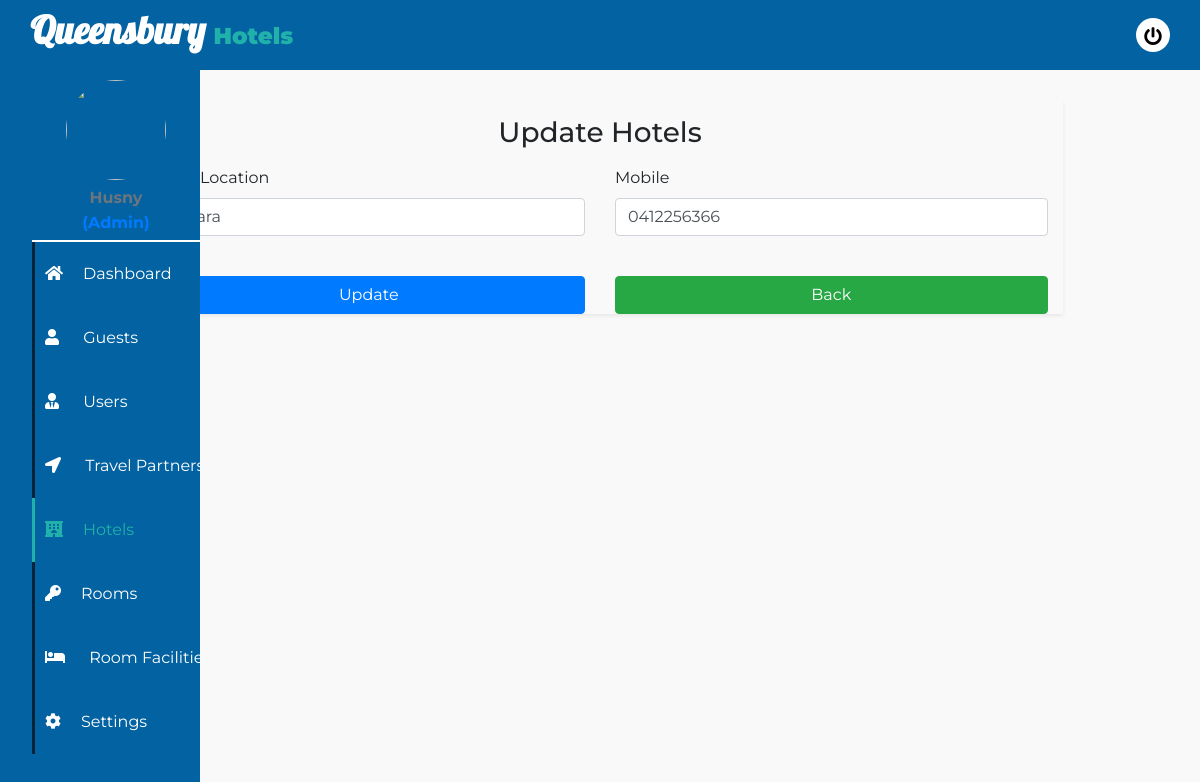
Screenshot of /Admin/updatehotels.php?upid=5 (signed in) with the database file from the repository.
### tables this page shows
CREATE TABLE `user` (
  `id` int(11) NOT NULL,
  `fname` varchar(150) NOT NULL,
  `lname` varchar(150) NOT NULL,
  `mobile` varchar(20) NOT NULL,
  `email` varchar(100) NOT NULL,
  `username` varchar(30) NOT NULL,
  `password` varchar(30) NOT NULL,
  `role` char(10) NOT NULL,
  `profile` varchar(255) NOT NULL
);

CREATE TABLE `hotel` (
  `hotelcode` int(11) NOT NULL,
  `location` varchar(150) NOT NULL,
  `phone_no` varchar(20) NOT NULL
);

### Admin/updatehotels.php (the view, shortened to what this page needs)
<?php
include('./header.php');
include('./links.php');
include('./connection.php');
?>
<?php
if (isset($_GET['upid'])) {
    $id = $_GET['upid'];
    $query = "SELECT * FROM hotel WHERE hotelcode=$id";
    $res = mysqli_query($connect, $query);
    $row = mysqli_fetch_assoc($res);
    $location = $row['location'];
    $phone_no = $row['phone_no'];
}
?>
<!DOCTYPE html>
<html lang="en">
<head>
</head>
<body>
    <div class="container">
        <div class="col-md-12">
            <div class="row d-flex justify-content-center">
                <div class="col-md-10 shadow-sm" style="margin-top: 100px;">
                    <form id="form" action="" method="post" enctype="multipart/form-data">
                        <h3 class="text-center my-3">Update Hotels</h3>
                        <div class="row">
                        <div class="form-group col-md-6">
                                <label>Hotel Location</label>
                                <input type="text" name="location" class="form-control" placeholder="Enter Hotel Location" value="<?php echo $location; ?>">
                            </div>
                            <div class="form-group col-md-6">
                                <label>Mobile</label>
                                <input type="text" name="phone_no" id="mobile" class="form-control" placeholder="Enter Hotel Mobile No" value="<?php echo $phone_no; ?>">
                            </div>
                        </div>
                        <br>
                        <div class="row">
                            <div class="col-md-6">
                                <input type="submit" name="submit" class="btn btn-primary btn-block" value="Update">
                            </div>
                            <div class="col-md-6">
                                <a class="btn btn-success btn-block" href="Viewhotels.php">Back</a>
                            </div>
                        </div>
                    </form>
                </div>
            </div>
        </div>
    </div>
</body>
</html>

### Admin/header.php (shortened to what this page needs)
<!DOCTYPE html>
<html lang="en">
<head>
    <link rel="stylesheet" href="./assets/css/style.css">
    <link rel="stylesheet" href="./assets/fontawesome/css/all.css">
    <link rel="stylesheet" href="./assets/bootstrap/dist/css/bootstrap.min.css">
</head>
<?php
include('./connection.php');
?>
<?php
$url_array =  explode('/', $_SERVER['REQUEST_URI']);
$url = end($url_array);
?>
<?php
if(isset($_SESSION['aduser']) || isset($_SESSION['manuser']) || isset($_SESSION['cluser']))
{
    $set_id=$_SESSION['id'];
    $sql = "select * from user where id='$set_id'";
    $res = mysqli_query($connect, $sql);
    $row = mysqli_fetch_array($res);
    $fname = $row['fname'];
    $profile = $row['profile'];
    $role = $row['role'];
}
?>
<body>
    <div class="wrapper">
        <div class="header">
            <div class="header-menu">
                <div class="title">Queensbury <span>Hotels</span></div>
                <ul>
                    <li><a href="logout.php"><i class="fas fa-power-off"></i></a></li>
                </ul>
            </div>
        </div>
        <div class="sidebar">
            <ul class="sidebar-menu">
            <li class="text-center profile">
                    <?php if ($profile) : ?>
                        <img src="images/<?php echo $profile ?>">
                    <?php else : ?>
                        <img src="images/admin.png">
                    <?php endif ?>
                    <div class="text-muted">
                        <?php echo $fname; ?>
                    </div>
                    <div class="text-primary" style="user-select:none;">(<?php echo $role ?>)</div>
                </li>
                <?php
                if(isset($_SESSION['aduser'])){
                ?>
                <li class="item">
                    <a class="menu-btn <?php if ($url == 'dashboard.php') {
                                            echo "current";
                                        } ?>" href="dashboard.php"><i class="fas fa-home mar"></i><span>Dashboard</span></a>
                </li>
                <?php }?>
                <?php
                if(isset($_SESSION['aduser'])){
                ?>
                <li class="item">
                    <a class="menu-btn <?php if ($url == 'showcustomer.php' || $url == 'addguests.php' || isset($_GET['updateid'])) {
                                            echo "current";
                                        } ?>" href="showcustomer.php"><i class="fas fa-user mar"></i> <span>Guests</span></a>
                </li>
                <?php }?>
                <?php
                if(isset($_SESSION['aduser'])){
                ?>
                <li class="item">
                    <a class="menu-btn <?php if ($url == 'showuser.php' || $url == 'userregister.php' || isset($_GET['updateid'])) {
                                            echo "current";
                                        } ?>" href="showuser.php"><i class="fas fa-user-tie mar"></i> <span>Users</span></a>
                </li>
                <?php }?>
                <?php
                if(isset($_SESSION['aduser'])){
                ?>
                <li class="item">
                    <a class="menu-btn <?php if ($url == 'travelpartners.php' || $url == 'addtravelpartner.php' || isset($_GET['updateid'])) {
                                            echo "current";
                                        } ?>" href="travelpartners.php"> <i class="fas fa-location-arrow mar"></i> <span>Travel Partners</span></a>
                </li>
                <?php }?>
                <?php
                if(isset($_SESSION['aduser'])){
                ?>
                <li class="item">
                    <a class="menu-btn <?php if ($url == 'viewhotels.php' || isset($_GET['dbid']) || isset($_GET['upid']) || $url == 'addhotels.php') {
                                            echo "current";
                                        } ?>" href="viewhotels.php"><i class="fas fa-regular fa-hotel mar"></i><span>Hotels</span></a>
                </li>
                <?php }?>
                <?php
                if(isset($_SESSION['aduser'])){
                ?>
                <li class="item">
                    <a class="menu-btn <?php if ($url == 'viewrooms.php' || isset($_GET['dbid']) || isset($_GET['ubid']) || $url == 'addrooms.php') {
                                            echo "current";
                                        } ?>" href="viewrooms.php"><i class="fas fa-key mar"></i><span>Rooms</span></a>
                </li>
                <?php }?>
                <?php
                if(isset($_SESSION['aduser'])){
                ?>
                <li class="item">
                    <a class="menu-btn <?php if ($url == 'showroomtype.php' || $url == 'addroomtypes.php' || isset($_GET['updateid'])) {
                                            echo "current";
                                        } ?>" href="showroomtype.php"><i class="fas fa-bed mar"></i> <span>Room Facilities</span></a>
                </li>
                <?php }?>
                <li class="item" style="padding-bottom: 50px">
                    <a href="settings.php" class="menu-btn <?php if ($url == 'settings.php') {
                                                                echo "current";
                                                            } ?>"><i class="fas fa-cog  mar"></i><span>Settings</span></a>
                </li>
            </ul>
        </div>
    </div>
</body>
</html>

### Admin/assets/css/style.css (style rules this page uses)
* { margin: 0; padding: 0; list-style: none; text-decoration: none; box-sizing: border-box; font-family: "Montserrat", sans-serif; }
body { background: #eee; }
.wrapper .header { z-index: 1; background: #0362a1; position: fixed; width: calc(100% - 0%); height: 70px; display: flex; top: 0; }
.wrapper .header .header-menu { width: calc(100% - 0%); height: 100%; display: flex; justify-content: space-between; align-items: center; padding: 0 20px; }
.wrapper .header .header-menu .title { font-family: 'Lobster', cursive; color: #fff; margin-bottom: 10px; margin-left: 10px; font-size: 38px; font-weight: 900; user-select: none; }
.wrapper .header .header-menu .title span { color: lightseagreen; font-size: 23px; }
.wrapper .header .header-menu ul { margin-top: 15px; display: flex; }
.wrapper .header .header-menu ul li a { background: #fff; color: #000; display: block; margin: 0 10px; font-size: 18px; width: 34px; height: 34px; line-height: 38px; text-align: center; border-radius: 50%; transition: 0.3s; transition-property: color; }
.wrapper .sidebar { z-index: 1; background: #0362a1; position: fixed; top: 70px; width: 200px; height: calc(100% - 9%); transition: 0.3s; transition-property: width; overflow-y: auto; }
.wrapper .sidebar .sidebar-menu { overflow: hidden; }
.wrapper .sidebar .sidebar-menu .profile { border-bottom: 2px solid #fff; }
.wrapper .sidebar .sidebar-menu .profile img { margin: 10px 0; width: 100px; height: 100px; border-radius: 50%; user-select: none; }
.wrapper .sidebar .sidebar-menu .profile div { line-height: 15px; font-weight: 700; margin-bottom: 10px; }
.wrapper .sidebar .sidebar-menu .item { width: 200px; overflow: hidden; user-select: none; }
.wrapper .sidebar .sidebar-menu .item a { display: block; color: #fff; position: relative; border-left: 3px solid #052339; padding: 20px 10px; transition: 0.3s; transition-property: color; }
.wrapper .sidebar .sidebar-menu .item a.current { color: lightseagreen; border-left: 3px solid lightseagreen; }
.wrapper .sidebar .sidebar-menu .item .menu-btn .mar { margin-right: 20px; }

### Admin/css/style.css (style rules this page uses)
body { font-family: 'Raleway', sans-serif; background: #f9f9f9; }
.d-flex { display: flex; align-items: center; justify-content: space-between; }

### rows the page displays
user: fname "Husny", role "Admin"
hotel: location "Matara", phone_no "0412256366"
